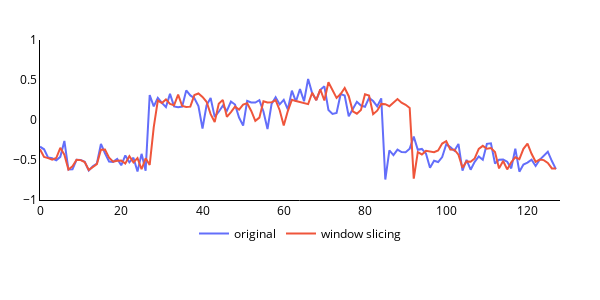

This figure's notebook cell:
### Markdown cell above
## Window Slicing

### Code cell
hlp.plot1d_plotly(x=original[0],x2=window_slice[0], label2='window slicing')
